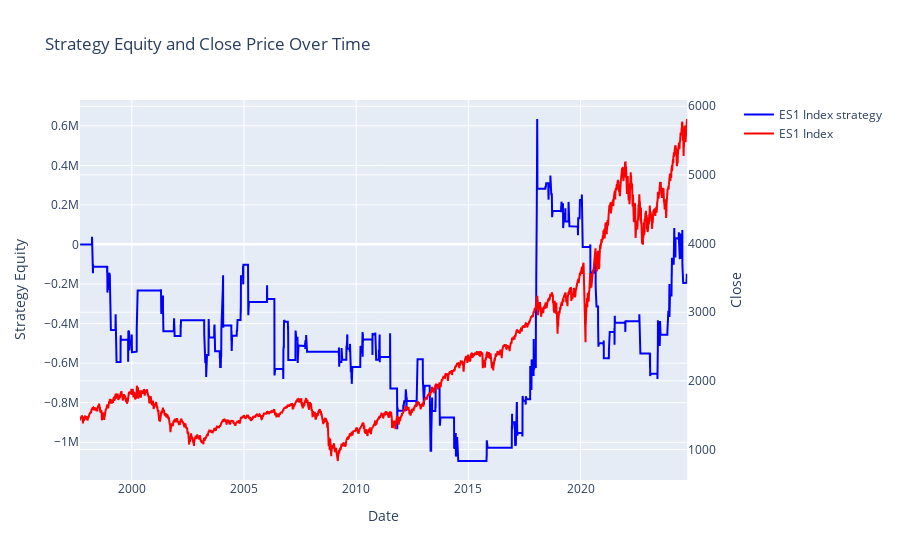

Notebook code for this chart:
### Code cell
# Convert Polars DataFrame to pandas
df_pandas = df.to_pandas()
df_pandas.set_index("Date", inplace=True)

# Create a figure with secondary y-axis
fig = make_subplots(specs=[[{"secondary_y": True}]])

# Add trace for "Carry" on the primary y-axis
fig.add_trace(
    go.Scatter(x=df_pandas.index, y=df_pandas["Strategy_Equity_USD"], name=df_pandas['Name'][0]+' strategy', line=dict(color="blue")),
    secondary_y=False
)


# Add trace for "Close" on the secondary y-axis
fig.add_trace(
    go.Scatter(x=df_pandas.index, y=df_pandas["Close"], name=df_pandas['Name'][0], line=dict(color="red")),
    secondary_y=True
)

# Set titles
fig.update_layout(
    title_text="Strategy Equity and Close Price Over Time"
)

# Set x-axis title
fig.update_xaxes(title_text="Date")

# Set y-axes titles
fig.update_yaxes(title_text="Strategy Equity", secondary_y=False)
fig.update_yaxes(title_text="Close", secondary_y=True)

# Show plot
fig.show()

### Figure 1 — Plotly figure (JSON) as saved in the notebook; plotly's stock layout.template omitted (floating-point values rounded to 4 significant figures; data arrays with more than 128 entries replaced by an {"elided": "..."} marker saying what was removed)
{"data": [{"line": {"color": "blue"}, "name": "ES1 Index strategy", "type": "scatter", "x": {"elided": "6877 str values"}, "xaxis": "x", "y": {"elided": "6877 float values"}, "yaxis": "y"}, {"line": {"color": "red"}, "name": "ES1 Index", "type": "scatter", "x": {"elided": "6877 str values"}, "xaxis": "x", "y": {"elided": "6877 float values"}, "yaxis": "y2"}], "layout": {"title": {"text": "Strategy Equity and Close Price Over Time"}, "xaxis": {"anchor": "y", "domain": [0, 0.94], "title": {"text": "Date"}}, "yaxis": {"anchor": "x", "domain": [0, 1], "title": {"text": "Strategy Equity"}}, "yaxis2": {"anchor": "x", "overlaying": "y", "side": "right", "title": {"text": "Close"}}}}
